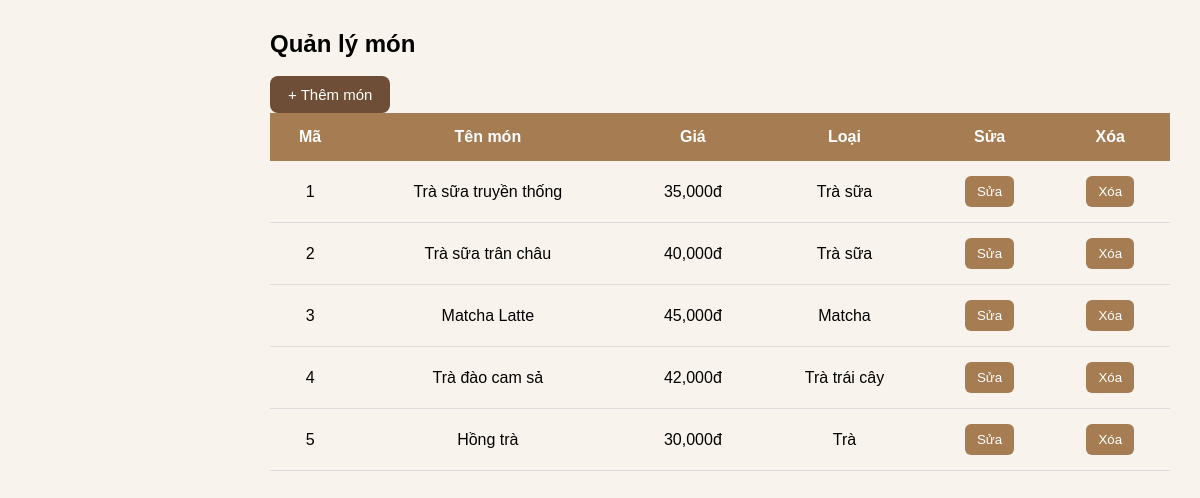
The app's page /mon.php with its own data.
### tables this page shows
CREATE TABLE `mon` (
  `maMon` int(11) NOT NULL,
  `tenMon` varchar(100) NOT NULL,
  `gia` decimal(10,2) NOT NULL,
  `loai` varchar(50) NOT NULL
);

### mon.php (the view, shortened to what this page needs)
<?php
include("connect.php");
$sql = "SELECT * FROM mon";
$result = mysqli_query($conn, $sql);
?>
<!DOCTYPE html>
<html lang="vi">
<head>
<link rel="stylesheet" href="style.css">
<link rel="stylesheet"
href="https://cdnjs.cloudflare.com/ajax/libs/font-awesome/6.5.2/css/all.min.css">
</head>
<body>
<div class="main">
<h2>Quản lý món</h2>
<br>
<button class="btn">+ Thêm món</button>
<table>
<tr>
<th>Mã</th>
<th>Tên món</th>
<th>Giá</th>
<th>Loại</th>
<th>Sửa</th>
<th>Xóa</th>
</tr>
<?php while($row = mysqli_fetch_assoc($result)){ ?>
<tr>
<td><?php echo $row['maMon']; ?></td>
<td><?php echo $row['tenMon']; ?></td>
<td><?php echo number_format($row['gia']); ?>đ</td>
<td><?php echo $row['loai']; ?></td>
<td><button>Sửa</button></td>
<td><button>Xóa</button></td>
</tr>
<?php } ?>
</table>
</div>
</body>
</html>

### style.css (style rules this page uses)
* { margin:0; padding:0; box-sizing:border-box; font-family:Arial, Helvetica, sans-serif; }
body { display:flex; background:#F8F3EC; }
.main { margin-left:240px; width:calc(100% - 240px); padding:30px; }
table { width:100%; border-collapse:collapse; }
th { background:#A67C52; color:white; padding:15px; }
td { padding:15px; text-align:center; border-bottom:1px solid #ddd; }
.btn { background:#6F4E37; color:white; border:none; padding:10px 18px; border-radius:8px; cursor:pointer; font-size:15px; }
button { background:#A67C52; color:white; border:none; padding:8px 12px; border-radius:6px; cursor:pointer; }

### records on screen
mon: maMon "1", tenMon "Trà sữa truyền thống", gia "35,000", loai "Trà sữa"
mon: maMon "2", tenMon "Trà sữa trân châu", gia "40,000", loai "Trà sữa"
mon: maMon "3", tenMon "Matcha Latte", gia "45,000", loai "Matcha"
mon: maMon "4", tenMon "Trà đào cam sả", gia "42,000", loai "Trà trái cây"
mon: maMon "5", tenMon "Hồng trà", gia "30,000", loai "Trà"
